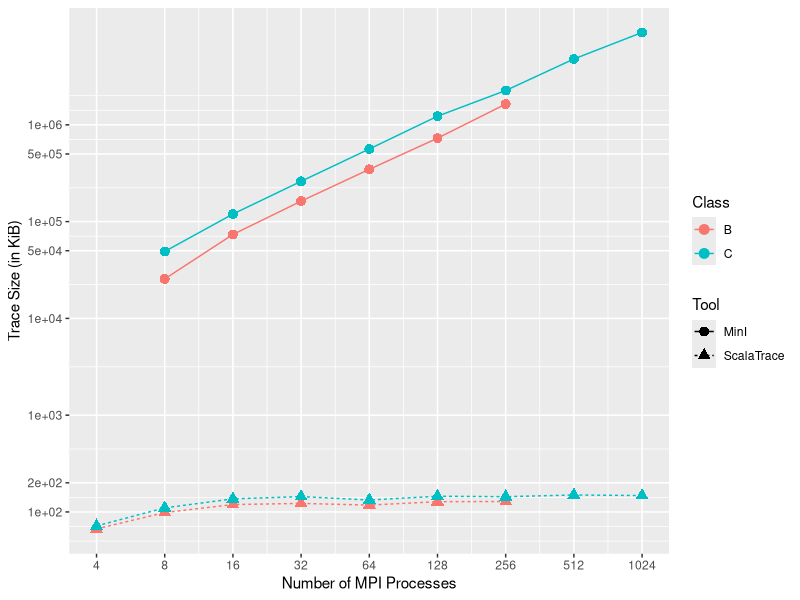
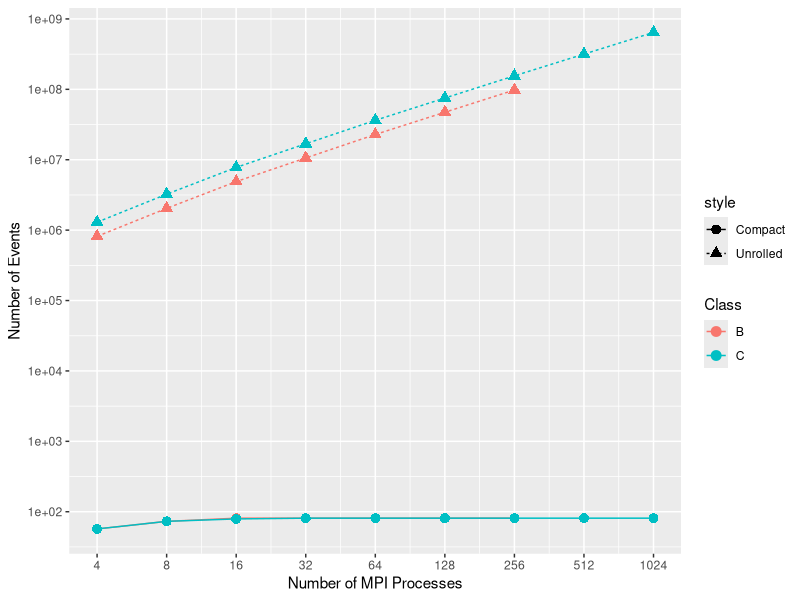

The R script that drew these images, in order:
## ---- chunk 1
library(ggplot2)
setwd('~/SVN/Anshul/ScalaTrace-TI')

scala_sizes <- read.csv('datasets/scalatrace_sizes.csv',sep =',')
mini_sizes <- read.csv('datasets/mini_sizes.csv', sep=',')
scala_sizes$size <- scala_sizes$size/1024
mini_sizes$size <- mini_sizes$size *1024
scala_sizes$Tool="ScalaTrace"
mini_sizes$Tool="MinI"
## ---- chunk 2
sizes <- rbind(scala_sizes, mini_sizes)

ggplot(sizes, aes(x=processes, y=size, color=Class, shape=Tool, linetype=Tool )) +geom_line() + geom_point(size=3) + scale_y_log10(breaks=c(100*(1:2), 1e3, 1e4, 5e4, 1e5, 5e5, 1e6)) +scale_x_log10(breaks=unique(sizes$processes)) + ylab("Trace Size (in KiB)") + xlab("Number of MPI Processes")
## ---- chunk 3
setwd('~/SVN/Anshul/ScalaTrace-TI')
compact <- read.csv('datasets/events_compact.csv',sep =',')
compact$style="Compact"
unrolled <- read.csv('datasets/events_unrolled.csv',sep =',')
unrolled$style="Unrolled"
events <- rbind(compact, unrolled)

ggplot(events, aes(x=processes, y=events, color=Class, shape=style, linetype=style )) +geom_line() + geom_point(size=3) + scale_y_log10(breaks=c(10^(1:9))) +scale_x_log10(breaks=unique(sizes$processes)) + ylab("Number of Events") + xlab("Number of MPI Processes")
